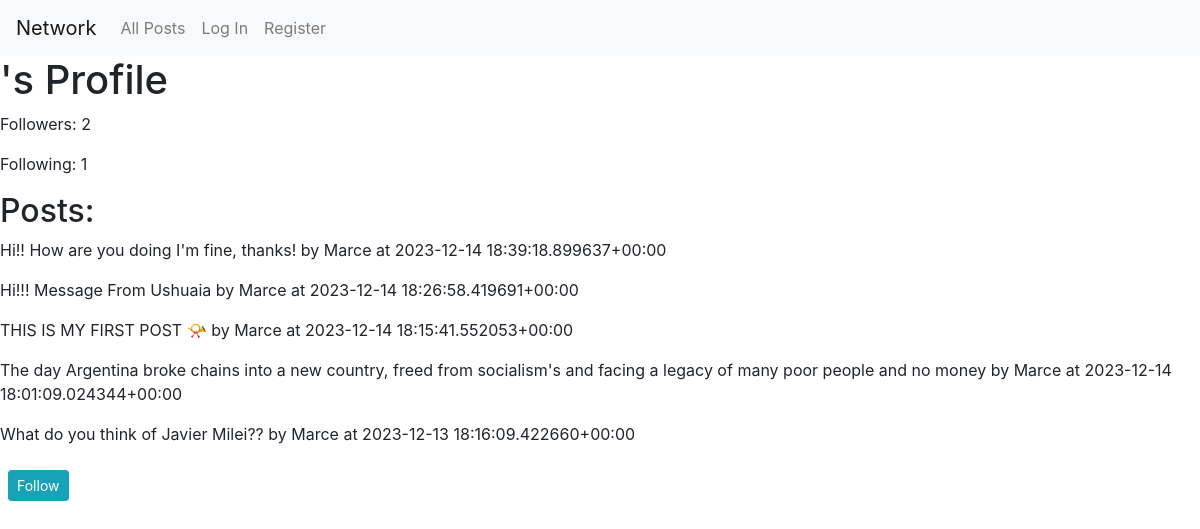
The page /profile/Marce on the database as committed earlier.
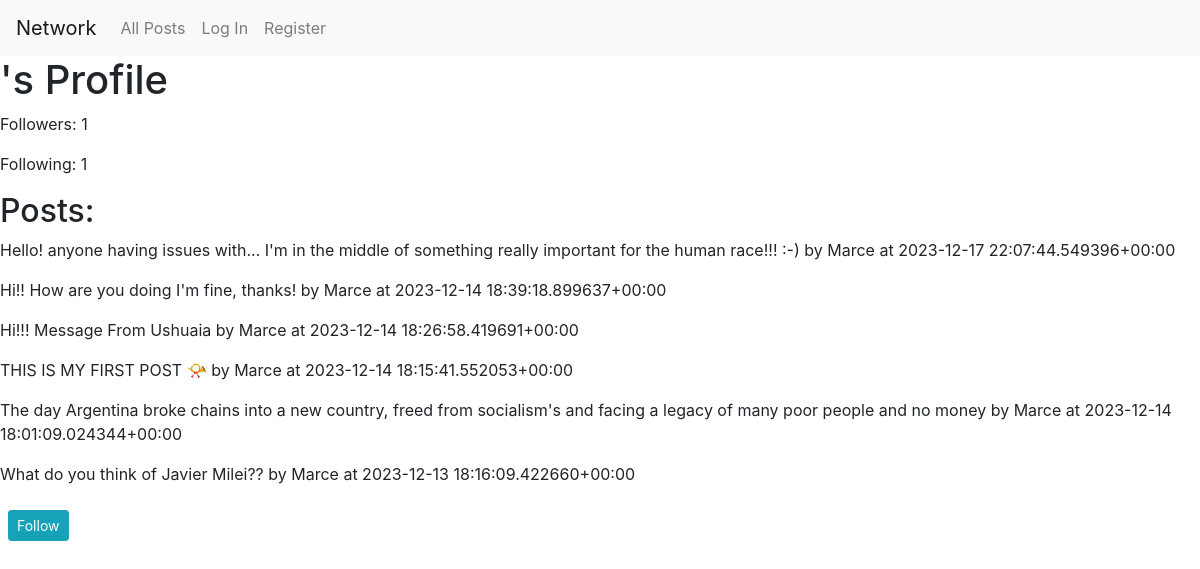
The same page on the database as committed later.
### network/models.py (models this page shows, shortened)
class UserProfile(models.Model):
    user = models.ForeignKey(User, on_delete=models.CASCADE)
    followers = models.ManyToManyField(User, blank=True, related_name="followers")
    following_users = models.ManyToManyField(User, blank=True, related_name="following_users")

class Post(models.Model):
    post = models.CharField(max_length=280, null=True, blank=True)
    created_by = models.ForeignKey(User, on_delete=models.CASCADE)
    created_date = models.DateTimeField(auto_now_add=True)
    likes = models.ManyToManyField(User, blank=True, related_name="liked_user", verbose_name="Likes")
    def __str__(self):
        return f"{self.post} by {self.created_by} at {self.created_date}"

class User(AbstractUser):
    pass
    def __str__(self):
        return f"{self.username}"

### network/views.py (the view)
# urls.py: path('profile/<str:username>', views.user_profile_view, name='profile'),
def user_profile_view(request, username):
    user = get_object_or_404(User, username=username)
    user_profile = UserProfile.objects.get(user=user)
    posts = Post.objects.filter(created_by=user).order_by('-created_date')
    context = {
        'user_profile': user_profile,
        'posts': posts,
    }
    return render(request, 'network/profile.html', context)

### network/templates/network/profile.html (shortened to what this page needs)
{% extends "network/layout.html" %}
{% block body %}
<h1>{{ user.username }}'s Profile</h1>
<p>Followers: {{ user_profile.followers.count }}</p>
<p>Following: {{ user_profile.following_users.count }}</p>
<h2>Posts:</h2>
{% for post in posts %}
    <p>{{ post }}</p>
{% endfor %}
<form method="POST">
    <button type="submit" name="add_follow" value="1" class="btn btn-info btn-sm mt-2 ml-2">
        {% if not followed %}
            Follow
        {% else %}
            Unfollow
        {% endif %}
    </button>
</form>
{% endblock %}

### network/templates/network/layout.html (shortened to what this page needs)
{% load static %}
<!DOCTYPE html>
<html lang="en">
    <head>
        <link rel="stylesheet" href="https://stackpath.bootstrapcdn.com/bootstrap/4.4.1/css/bootstrap.min.css">
        <link href="{% static 'network/styles.css' %}" rel="stylesheet">
    </head>
    <body>
        <nav class="navbar navbar-expand-lg navbar-light bg-light">
            <a class="navbar-brand" href="#">Network</a>
            <div>
              <ul class="navbar-nav mr-auto">
                <li class="nav-item">
                  <a class="nav-link" href="{% url 'network:allposts' %}">All Posts</a>
                </li>
                {% if user.is_authenticated %}
                    <li class="nav-item">
                        <a class="nav-link" href="{% url 'network:following' %}">Following</a>
                    </li>
                    <li class="nav-item">
                        <a class="nav-link" href="{% url 'network:logout' %}">Log Out</a>
                    </li>
                    <li class="nav-item">
                        <a class="nav-link btn btn-warning" href="{% url 'network:create' %}">New post</a>
                    </li>
                {% else %}
                    <li class="nav-item">
                        <a class="nav-link" href="{% url 'network:login' %}">Log In</a>
                    </li>
                    <li class="nav-item">
                        <a class="nav-link" href="{% url 'network:register' %}">Register</a>
                    </li>
                {% endif %}
              </ul>
            </div>
          </nav>
        <div class="body">
            {% block body %}
            {% endblock %}
        </div>
    </body>
</html>

Rows that differ between the two databases and show on the page:
computed for UserProfile id 1: followers.count "2" → "1"
added Post: post+created_by+created_date "Hello! anyone having issues with... I'm in the middle of something really important for the human race!!! :-) by Marce at 2023-12-17 22:07:44.549396+00:00"
